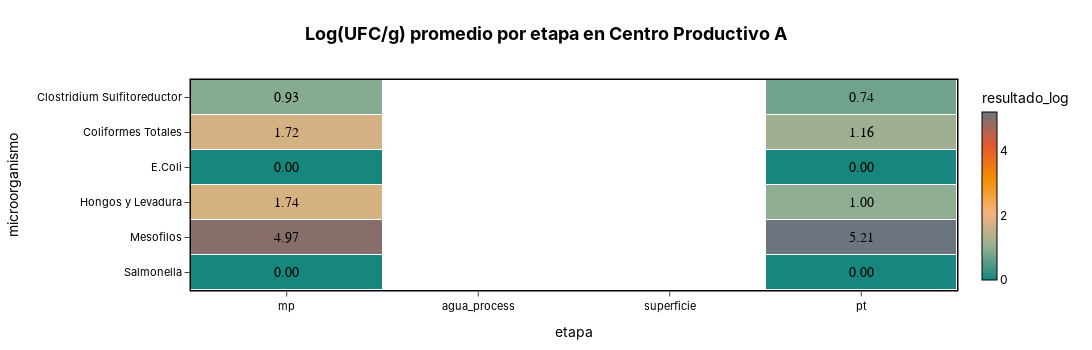

Notebook code cell kept with this figure:
### Code cell
for pl in d_planta_micro_group["planta"].unique():
    df_ = d_planta_micro_group[d_planta_micro_group["planta"] == pl]

    f = plot_heatmap(
            df=df_,
            x_col="etapa",
            y_col="microorganismo",
            value_col="resultado_log",
            x_order= ["mp", "agua_process", "superficie",  "pt"],
            secondary_col="analysis_n",
            secondary_aggfunc="count",
            show_secondary_labels=False,
            title=f"Log(UFC/g) promedio por etapa en {pl}",
            width=1100, height=350,
            colorscale=CORPORATE_COLORS_
            )
    f.show()
    name = f"resultado_log_etapa_{pl}_.html"
    print(name)
    s3.save_plotly_html(f, f"resultado_log_etapa_{pl}_.html")

### Figure 1 — Plotly figure (JSON) as saved in the notebook; plotly's stock layout.template omitted (floating-point values rounded to 4 significant figures)
{"data": [{"colorbar": {"outlinecolor": "black", "outlinewidth": 1, "thickness": 15, "tickfont": {"color": "black"}, "title": {"font": {"color": "black"}, "text": "resultado_log"}}, "colorscale": [[0, "#17877D"], [0.2, "#94AF92"], [0.4, "#F6B27A"], [0.6, "#F18F01"], [0.8, "#E4572E"], [1, "#6C757D"]], "customdata": [[1.0, NaN, NaN, 1.0], [1.0, NaN, NaN, 1.0], [1.0, NaN, NaN, 1.0], [1.0, NaN, NaN, 1.0], [1.0, NaN, NaN, 1.0], [1.0, NaN, NaN, 1.0]], "hovertemplate": "<b>etapa:</b> %{x}<br><b>microorganismo:</b> %{y}<br><b>resultado_log:</b> %{text}<br><b>analysis_n:</b> %{customdata:.1f}<extra></extra>", "text": [["0.93", "", "", "0.74"], ["1.72", "", "", "1.16"], ["0.00", "", "", "0.00"], ["1.74", "", "", "1.00"], ["4.97", "", "", "5.21"], ["0.00", "", "", "0.00"]], "type": "heatmap", "x": ["mp", "agua_process", "superficie", "pt"], "xgap": 1, "y": ["Clostridium Sulfitoreductor", "Coliformes Totales", "E.Coli", "Hongos y Levadura", "Mesofilos", "Salmonella"], "ygap": 1, "z": [[0.9294, NaN, NaN, 0.7368], [1.72, NaN, NaN, 1.16], [0.0, NaN, NaN, 0.0], [1.744, NaN, NaN, 1.0], [4.973, NaN, NaN, 5.21], [0.0, NaN, NaN, 0.0]], "zmax": 5.21, "zmin": 0}], "layout": {"annotations": [{"font": {"color": "black", "family": "Arial", "size": 14}, "showarrow": false, "text": "0.93", "x": "mp", "y": "Clostridium Sulfitoreductor"}, {"font": {"color": "black", "family": "Arial", "size": 14}, "showarrow": false, "text": "0.74", "x": "pt", "y": "Clostridium Sulfitoreductor"}, {"font": {"color": "black", "family": "Arial", "size": 14}, "showarrow": false, "text": "1.72", "x": "mp", "y": "Coliformes Totales"}, {"font": {"color": "black", "family": "Arial", "size": 14}, "showarrow": false, "text": "1.16", "x": "pt", "y": "Coliformes Totales"}, {"font": {"color": "black", "family": "Arial", "size": 14}, "showarrow": false, "text": "0.00", "x": "mp", "y": "E.Coli"}, {"font": {"color": "black", "family": "Arial", "size": 14}, "showarrow": false, "text": "0.00", "x": "pt", "y": "E.Coli"}, {"font": {"color": "black", "family": "Arial", "size": 14}, "showarrow": false, "text": "1.74", "x": "mp", "y": "Hongos y Levadura"}, {"font": {"color": "black", "family": "Arial", "size": 14}, "showarrow": false, "text": "1.00", "x": "pt", "y": "Hongos y Levadura"}, {"font": {"color": "black", "family": "Arial", "size": 14}, "showarrow": false, "text": "4.97", "x": "mp", "y": "Mesofilos"}, {"font": {"color": "black", "family": "Arial", "size": 14}, "showarrow": false, "text": "5.21", "x": "pt", "y": "Mesofilos"}, {"font": {"color": "black", "family": "Arial", "size": 14}, "showarrow": false, "text": "0.00", "x": "mp", "y": "Salmonella"}, {"font": {"color": "black", "family": "Arial", "size": 14}, "showarrow": false, "text": "0.00", "x": "pt", "y": "Salmonella"}], "font": {"color": "black", "family": "Inter, Arial, sans-serif"}, "height": 350, "margin": {"b": 60, "l": 60, "r": 60, "t": 80}, "paper_bgcolor": "rgba(0,0,0,0)", "plot_bgcolor": "rgba(0,0,0,0)", "title": {"font": {"color": "black", "size": 18}, "text": "<b>Log(UFC/g) promedio por etapa en Centro Productivo A<b>", "x": 0.5}, "width": 1100, "xaxis": {"gridcolor": "rgba(0,0,0,0)", "linecolor": "black", "linewidth": 1.5, "mirror": true, "showline": true, "side": "bottom", "tickfont": {"color": "black", "size": 11}, "ticklen": 5, "ticks": "outside", "title": {"text": "etapa"}}, "yaxis": {"autorange": "reversed", "gridcolor": "rgba(0,0,0,0)", "linecolor": "black", "linewidth": 1.5, "mirror": true, "showline": true, "tickfont": {"color": "black", "size": 11}, "ticklen": 5, "ticks": "outside", "title": {"text": "microorganismo"}}}}
